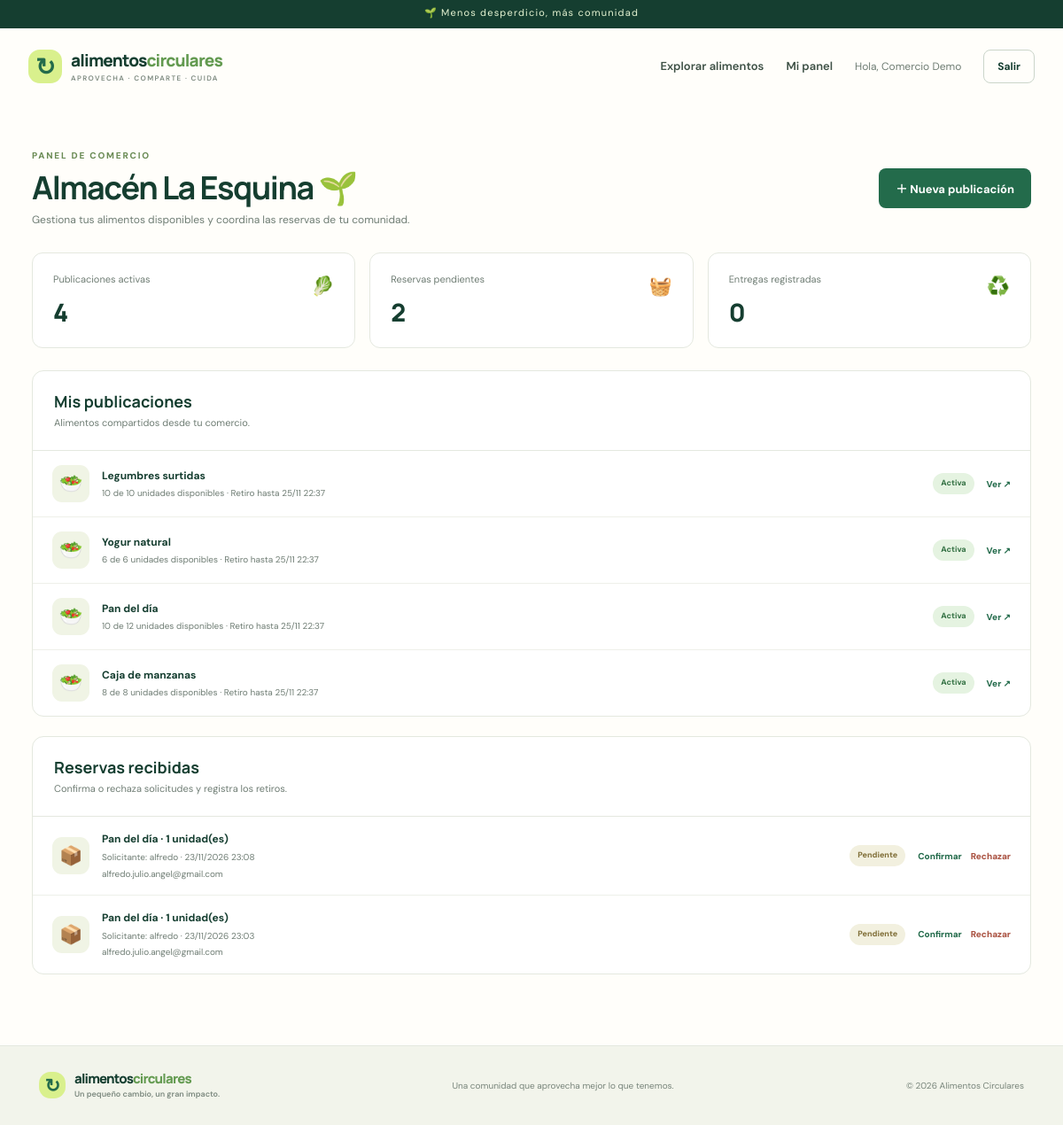
Screenshot of /dashboard/ (signed in) with the database file from the repository.
### core/models.py (models this page shows, shortened)
class Usuario(AbstractUser):
    ROLES = [('usuario','Usuario'),('comercio','Comercio'),('administrador','Administrador')]
    email = models.EmailField(unique=True)
    rol = models.CharField(max_length=20, choices=ROLES, default='usuario')
    nombre = models.CharField(max_length=100, blank=True)
    REQUIRED_FIELDS = ['email']

class Comercio(models.Model):
    usuario = models.OneToOneField(settings.AUTH_USER_MODEL, on_delete=models.CASCADE, related_name='comercio')
    nombre = models.CharField(max_length=120)
    direccion = models.CharField(max_length=200)
    horario = models.CharField(max_length=150, blank=True)
    contacto = models.CharField(max_length=40, blank=True)

class Publicacion(models.Model):
    MODALIDADES = [('donacion','Donación'),('pronto_consumo','Precio reducido')]
    ESTADOS = [('activa','Activa'),('pausada','Pausada'),('cerrada','Cerrada')]
    producto = models.ForeignKey(Producto, on_delete=models.CASCADE, related_name='publicaciones')
    modalidad = models.CharField(max_length=20, choices=MODALIDADES)
    precio = models.DecimalField(max_digits=10, decimal_places=2, default=0)
    cantidad_inicial = models.PositiveIntegerField()
    cantidad_disponible = models.PositiveIntegerField()
    fecha_limite_retiro = models.DateTimeField()
    estado = models.CharField(max_length=20, choices=ESTADOS, default='activa')
    fecha_publicacion = models.DateTimeField(auto_now_add=True)

class Producto(models.Model):
    comercio = models.ForeignKey(Comercio, on_delete=models.CASCADE, related_name='productos')
    categoria = models.ForeignKey(Categoria, on_delete=models.PROTECT, related_name='productos')
    nombre = models.CharField(max_length=120)
    descripcion = models.TextField(blank=True)
    condiciones_conservacion = models.TextField(blank=True)

class Reserva(models.Model):
    ESTADOS = [('pendiente','Pendiente'),('confirmada','Confirmada'),('rechazada','Rechazada'),('retirada','Retirada'),('cancelada','Cancelada')]
    publicacion = models.ForeignKey(Publicacion, on_delete=models.PROTECT, related_name='reservas')
    usuario = models.ForeignKey(settings.AUTH_USER_MODEL, on_delete=models.PROTECT, related_name='reservas')
    cantidad = models.PositiveIntegerField()
    fecha_reserva = models.DateTimeField(auto_now_add=True)
    estado = models.CharField(max_length=20, choices=ESTADOS, default='pendiente')

### core/views.py (the view, shortened to what this page needs)
@login_required
def dashboard(request):
    if request.user.rol=='comercio':
        comercio=getattr(request.user,'comercio',None)
        publicaciones=Publicacion.objects.filter(producto__comercio=comercio).select_related('producto').order_by('-fecha_publicacion')
        reservas=Reserva.objects.filter(publicacion__producto__comercio=comercio).select_related('publicacion__producto','usuario').order_by('-fecha_reserva')
        return render(request,'core/dashboard_comercio.html',{'comercio':comercio,'publicaciones':publicaciones,'reservas':reservas,'activas':publicaciones.filter(estado='activa').count(),'pendientes':reservas.filter(estado='pendiente').count(),'entregas':reservas.filter(estado='retirada').count()})

### core/templates/core/dashboard_comercio.html
{% extends 'core/base.html' %}{% block content %}<section class="dashboard-wrap"><div class="dashboard-heading"><div><div class="eyebrow">PANEL DE COMERCIO</div><h1>{{ comercio.nombre }} <em>🌱</em></h1><p>Gestiona tus alimentos disponibles y coordina las reservas de tu comunidad.</p></div><a class="btn btn-primary" href="{% url 'nueva_publicacion' %}">＋ Nueva publicación</a></div><div class="metric-grid"><div class="metric"><span>🥬</span><small>Publicaciones activas</small><strong>{{ activas }}</strong></div><div class="metric"><span>🧺</span><small>Reservas pendientes</small><strong>{{ pendientes }}</strong></div><div class="metric"><span>♻️</span><small>Entregas registradas</small><strong>{{ entregas }}</strong></div></div><div class="table-panel"><div class="panel-title"><div><h2>Mis publicaciones</h2><p>Alimentos compartidos desde tu comercio.</p></div></div>{% for p in publicaciones %}<div class="reservation-row"><div class="reservation-symbol">🥗</div><div class="reservation-main"><b>{{ p.producto.nombre }}</b><small>{{ p.cantidad_disponible }} de {{ p.cantidad_inicial }} unidades disponibles · Retiro hasta {{ p.fecha_limite_retiro|date:'d/m H:i' }}</small></div><span class="status status-{{ p.estado }}">{{ p.get_estado_display }}</span><a class="table-link" href="{% url 'detalle_publicacion' p.id %}">Ver ↗</a></div>{% empty %}<div class="empty-state compact"><span>🥕</span><h3>Tu primera publicación empieza aquí</h3><p>Publica alimentos disponibles para que la comunidad pueda encontrarlos.</p><a class="btn btn-primary" href="{% url 'nueva_publicacion' %}">Publicar alimento</a></div>{% endfor %}</div><div class="table-panel"><div class="panel-title"><div><h2>Reservas recibidas</h2><p>Confirma o rechaza solicitudes y registra los retiros.</p></div></div>{% for r in reservas %}<div class="reservation-row"><div class="reservation-symbol">📦</div><div class="reservation-main"><b>{{ r.publicacion.producto.nombre }} · {{ r.cantidad }} unidad(es)</b><small>Solicitante: {{ r.usuario.nombre|default:r.usuario.username }} · {{ r.fecha_reserva|date:'d/m/Y H:i' }}</small><small>{{ r.usuario.email }}</small></div><span class="status status-{{ r.estado }}">{{ r.get_estado_display }}</span><div class="row-actions">{% if r.estado == 'pendiente' %}<a class="table-link" href="{% url 'estado_reserva' r.id 'confirmada' %}">Confirmar</a><a class="table-link danger" href="{% url 'estado_reserva' r.id 'rechazada' %}">Rechazar</a>{% elif r.estado == 'confirmada' %}<a class="table-link" href="{% url 'registrar_entrega' r.id %}">Registrar retiro</a>{% endif %}</div></div>{% empty %}<p class="muted-empty">Aún no hay reservas para tus publicaciones.</p>{% endfor %}</div></section>{% endblock %}

### core/templates/core/base.html
{% load static %}<!doctype html><html lang="es"><head><meta charset="utf-8"><meta name="viewport" content="width=device-width, initial-scale=1"><meta name="description" content="Aprovecha alimentos, reduce desperdicio y conecta con comercios locales."><title>{% block title %}Alimentos Circulares{% endblock %}</title><link rel="stylesheet" href="{% static 'css/site.css' %}"></head><body><div class="topline">🌱 Menos desperdicio, más comunidad</div><header class="nav-wrap"><a class="brand" href="{% url 'catalogo' %}"><span class="brand-icon">↻</span><span>alimentos<span class="brand-green">circulares</span><small>APROVECHA · COMPARTE · CUIDA</small></span></a><nav><a href="{% url 'catalogo' %}">Explorar alimentos</a>{% if user.is_authenticated %}<a href="{% url 'dashboard' %}">Mi panel</a>{% if user.rol == 'usuario' %}<a href="{% url 'mis_reservas' %}">Mis reservas</a>{% endif %}<span class="nav-user">Hola, {{ user.nombre|default:user.username }}</span><a class="btn btn-outline btn-small" href="{% url 'salir' %}">Salir</a>{% else %}<a href="{% url 'login' %}">Ingresar</a><a class="btn btn-primary btn-small" href="{% url 'registro' %}">Únete gratis</a>{% endif %}</nav></header>{% if messages %}<div class="messages">{% for message in messages %}<div class="message {{ message.tags }}">{{ message }}</div>{% endfor %}</div>{% endif %}<main>{% block content %}{% endblock %}</main><footer><div class="footer-inner"><div class="brand footer-brand"><span class="brand-icon">↻</span><span>alimentos<span class="brand-green">circulares</span><small>Un pequeño cambio, un gran impacto.</small></span></div><p>Una comunidad que aprovecha mejor lo que tenemos.</p><span>© 2026 Alimentos Circulares</span></div></footer></body></html>

### rows the page displays
Usuario: nombre "Comercio Demo"
Comercio: nombre "Almacén La Esquina"
Publicacion: producto.nombre "Legumbres surtidas", cantidad_disponible "10", cantidad_inicial "10", fecha_limite_retiro "25/11 22:37", estado "Activa"
Publicacion: producto.nombre "Yogur natural", cantidad_disponible "6", cantidad_inicial "6", fecha_limite_retiro "25/11 22:37", estado "Activa"
Publicacion: producto.nombre "Pan del día", cantidad_disponible "10", cantidad_inicial "12", fecha_limite_retiro "25/11 22:37", estado "Activa"
Publicacion: producto.nombre "Caja de manzanas", cantidad_disponible "8", cantidad_inicial "8", fecha_limite_retiro "25/11 22:37", estado "Activa"
Reserva: publicacion.producto.nombre "Pan del día", cantidad "1", usuario.nombre "alfredo", fecha_reserva "23/11/2026 23:08", usuario.email "alfredo.julio.angel@gmail.com", estado "Pendiente", shows "Confirmar"
Reserva: publicacion.producto.nombre "Pan del día", cantidad "1", usuario.nombre "alfredo", fecha_reserva "23/11/2026 23:03", usuario.email "alfredo.julio.angel@gmail.com", estado "Pendiente", shows "Confirmar"

### other values shown
{{ activas }} "4"
{{ pendientes }} "2"
{{ entregas }} "0"
